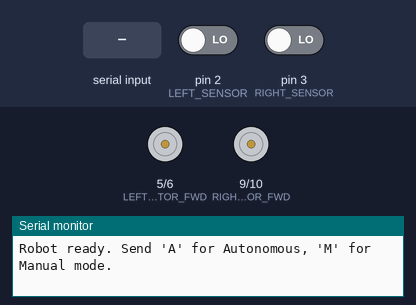
A sketch run on a simulated Arduino Uno, built with avr-gcc and run on an emulated ATmega328P. On the bench: motor-driver pin pairs drawn as motors (green arrow = first pin HIGH = forward, orange = second pin HIGH = backward, longer = more drive), the last lines printed to the serial monitor. The inputs (shaded band) are chosen by the test bench; at power-on: pin 2 (LEFT_SENSOR) LOW, pin 3 (RIGHT_SENSOR) LOW.

Above: at 1.2 s.
1.3 s: pin 2 (LEFT_SENSOR) driven HIGH
At 2.3 s:
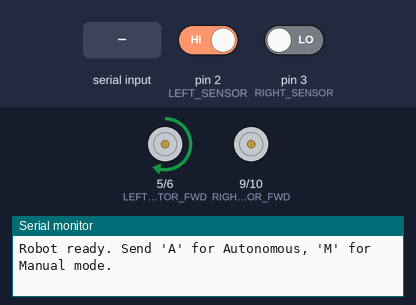
2.8 s: pin 3 (RIGHT_SENSOR) driven HIGH
At 3.4 s:
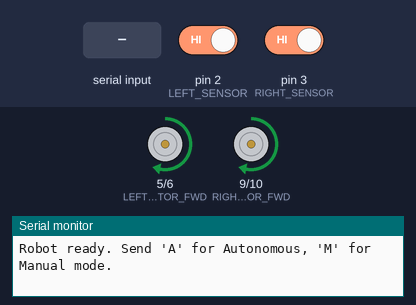
4.3 s: pin 2 (LEFT_SENSOR) driven LOW
At 4.6 s:
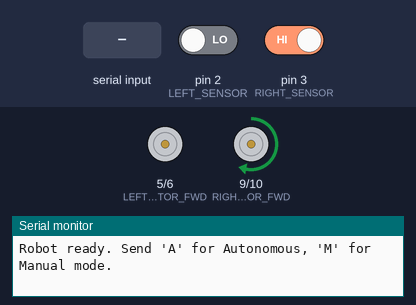
5.8 s: "M" received over the second serial link
At 6.9 s:
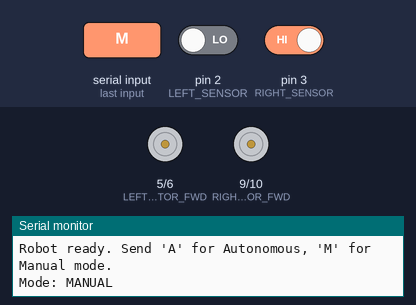
7.3 s: "B" received over the second serial link
At 8.0 s:
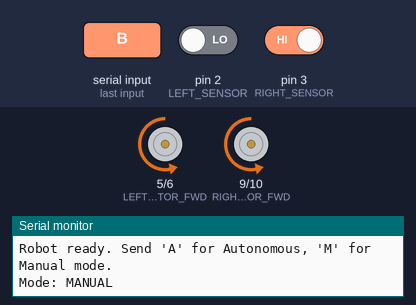
8.8 s: "A" received over the second serial link
At 9.2 s:
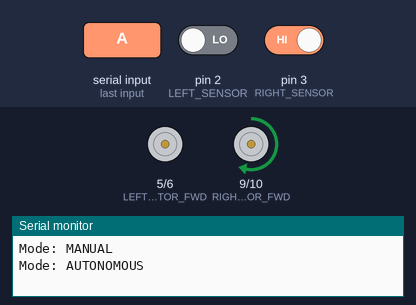
Timing chart, 0 to 11.3 s (numbered marks = the images above; inputs shaded):
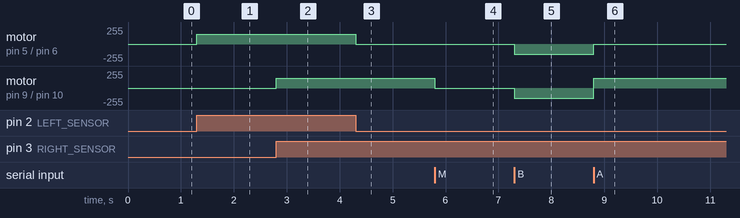

The sketch:

line_follower.ino
```cpp
#include <SoftwareSerial.h>

// ---------- Bluetooth Module ----------
// HC-05/HC-06: connect module TX -> Arduino pin 7, module RX -> Arduino pin 8
// (through a voltage divider if your module is 5V logic - HC-05 RX is usually 3.3V tolerant-sensitive)
#define BT_RX 7
#define BT_TX 8
SoftwareSerial bluetooth(BT_RX, BT_TX);

// ---------- IR Sensors ----------
#define LEFT_SENSOR   2
#define RIGHT_SENSOR  3

// ---------- Motor Driver (L298N) ----------
#define LEFT_MOTOR_FWD   5
#define LEFT_MOTOR_BWD   6
#define RIGHT_MOTOR_FWD  9
#define RIGHT_MOTOR_BWD  10

#define MOTOR_SPEED 150

// Mode flag: true = autonomous line-following, false = manual Bluetooth control
bool autonomousMode = true;

void setup() {
  pinMode(LEFT_SENSOR, INPUT);
  pinMode(RIGHT_SENSOR, INPUT);

  pinMode(LEFT_MOTOR_FWD, OUTPUT);
  pinMode(LEFT_MOTOR_BWD, OUTPUT);
  pinMode(RIGHT_MOTOR_FWD, OUTPUT);
  pinMode(RIGHT_MOTOR_BWD, OUTPUT);

  Serial.begin(9600);      // USB debug monitor
  bluetooth.begin(9600);   // HC-05/HC-06 default baud rate

  Serial.println("Robot ready. Send 'A' for Autonomous, 'M' for Manual mode.");
}

void loop() {
  // Check for incoming Bluetooth command
  if (bluetooth.available()) {
    char command = bluetooth.read();
    handleBluetoothCommand(command);
  }

  // Run the appropriate mode
  if (autonomousMode) {
    lineFollow();
  }
  // In manual mode, loop does nothing extra here -
  // the robot just holds whatever state the last command set (see handleBluetoothCommand)
}

// ---------- Bluetooth Command Handler ----------
void handleBluetoothCommand(char command) {
  switch (command) {
    case 'A': // switch to Autonomous / line-following mode
      autonomousMode = true;
      Serial.println("Mode: AUTONOMOUS");
      break;

    case 'M': // switch to Manual / Bluetooth control mode
      autonomousMode = false;
      stopMotors();
      Serial.println("Mode: MANUAL");
      break;

    // Manual driving commands - only acted on when NOT in autonomous mode
    case 'F':
      if (!autonomousMode) moveForward();
      break;
    case 'B':
      if (!autonomousMode) moveBackward();
      break;
    case 'L':
      if (!autonomousMode) turnLeft();
      break;
    case 'R':
      if (!autonomousMode) turnRight();
      break;
    case 'S':
      if (!autonomousMode) stopMotors();
      break;

    default:
      // ignore unrecognized characters (line endings, etc.)
      break;
  }
}

// ---------- Line Following Logic ----------
void lineFollow() {
  int leftValue  = digitalRead(LEFT_SENSOR);
  int rightValue = digitalRead(RIGHT_SENSOR);

  if (leftValue == HIGH && rightValue == HIGH) {
    moveForward();
  }
  else if (leftValue == LOW && rightValue == HIGH) {
    turnLeft();
  }
  else if (leftValue == HIGH && rightValue == LOW) {
    turnRight();
  }
  else if (leftValue == LOW && rightValue == LOW) {
    stopMotors();
  }
}

// ---------- Motor Control Functions ----------
void moveForward() {
  analogWrite(LEFT_MOTOR_FWD, MOTOR_SPEED);
  digitalWrite(LEFT_MOTOR_BWD, LOW);
  analogWrite(RIGHT_MOTOR_FWD, MOTOR_SPEED);
  digitalWrite(RIGHT_MOTOR_BWD, LOW);
}

void moveBackward() {
  digitalWrite(LEFT_MOTOR_FWD, LOW);
  analogWrite(LEFT_MOTOR_BWD, MOTOR_SPEED);
  digitalWrite(RIGHT_MOTOR_FWD, LOW);
  analogWrite(RIGHT_MOTOR_BWD, MOTOR_SPEED);
}

void turnLeft() {
  digitalWrite(LEFT_MOTOR_FWD, LOW);
  digitalWrite(LEFT_MOTOR_BWD, LOW);
  analogWrite(RIGHT_MOTOR_FWD, MOTOR_SPEED);
  digitalWrite(RIGHT_MOTOR_BWD, LOW);
}

void turnRight() {
  analogWrite(LEFT_MOTOR_FWD, MOTOR_SPEED);
  digitalWrite(LEFT_MOTOR_BWD, LOW);
  digitalWrite(RIGHT_MOTOR_FWD, LOW);
  digitalWrite(RIGHT_MOTOR_BWD, LOW);
}

void stopMotors() {
  digitalWrite(LEFT_MOTOR_FWD, LOW);
  digitalWrite(LEFT_MOTOR_BWD, LOW);
  digitalWrite(RIGHT_MOTOR_FWD, LOW);
  digitalWrite(RIGHT_MOTOR_BWD, LOW);
}
```

Measured:
- after the input at 1.3 s, motor on pin 5 (LEFT_MOTOR_FWD) / pin 6 (LEFT_MOTOR_BWD): stopped → forward 150/255 at once
- after the input at 2.8 s, motor on pin 9 (RIGHT_MOTOR_FWD) / pin 10 (RIGHT_MOTOR_BWD): stopped → forward 150/255 at once
- after the input at 4.3 s, motor on pin 5 (LEFT_MOTOR_FWD) / pin 6 (LEFT_MOTOR_BWD): forward 150/255 → stopped at once
- after the input at 5.8 s, motor on pin 9 (RIGHT_MOTOR_FWD) / pin 10 (RIGHT_MOTOR_BWD): forward 150/255 → stopped at once
- after the input at 7.3 s, motor on pin 5 (LEFT_MOTOR_FWD) / pin 6 (LEFT_MOTOR_BWD), motor on pin 9 (RIGHT_MOTOR_FWD) / pin 10 (RIGHT_MOTOR_BWD): stopped → backward 150/255 at once
- after the input at 8.8 s, motor on pin 5 (LEFT_MOTOR_FWD) / pin 6 (LEFT_MOTOR_BWD): backward 150/255 → stopped at once; motor on pin 9 (RIGHT_MOTOR_FWD) / pin 10 (RIGHT_MOTOR_BWD): backward 150/255 → forward 150/255 at once
